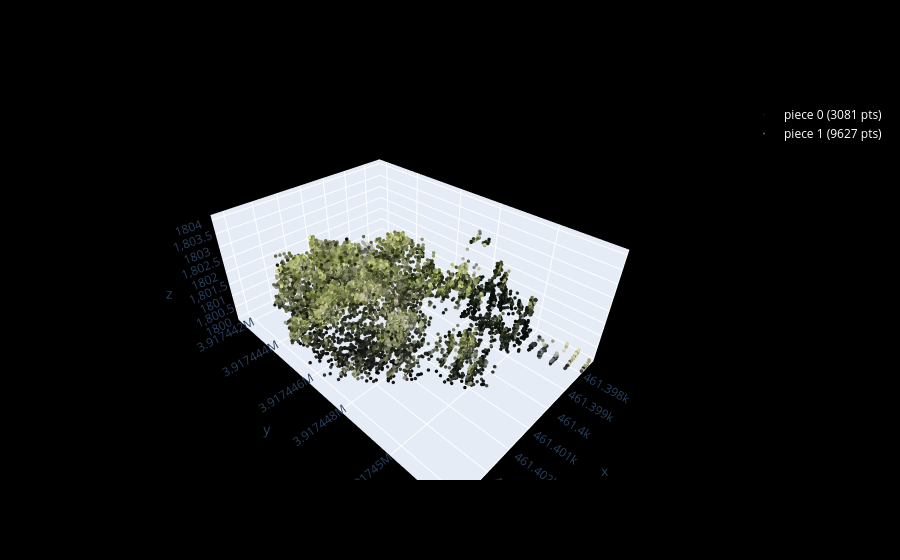

The notebook cell this image was saved under:
### Code cell
pieces = split_large_clusters([chosen_cluster], min_points=100, max_radius=0.0,
                              min_peak_distance=1.5, k=200, min_density_ratio=1.5,
                              use_color=True, color_weight=15)
refined = refine_two_way_split(pieces, z_weight=1,smooth_k=40, color_weight=14, dark_percentile=4, vote_k=50)
visualize_pointcloud(refined, color_by_source=False)

### Figure 1 — Plotly figure (JSON) as saved in the notebook; plotly's stock layout.template omitted (floating-point values rounded to 4 significant figures; data arrays with more than 128 entries replaced by an {"elided": "..."} marker saying what was removed)
{"data": [{"marker": {"color": {"elided": "3081 str values"}, "size": 2}, "mode": "markers", "name": "piece 0 (3081 pts)", "type": "scatter3d", "x": {"elided": "3081 float values"}, "y": {"elided": "3081 float values"}, "z": {"elided": "3081 float values"}}, {"marker": {"color": {"elided": "9627 str values"}, "size": 2}, "mode": "markers", "name": "piece 1 (9627 pts)", "type": "scatter3d", "x": {"elided": "9627 float values"}, "y": {"elided": "9627 float values"}, "z": {"elided": "9627 float values"}}], "layout": {"legend": {"font": {"color": "white"}}, "paper_bgcolor": "black", "scene": {"aspectmode": "data", "bgcolor": "black"}}}
